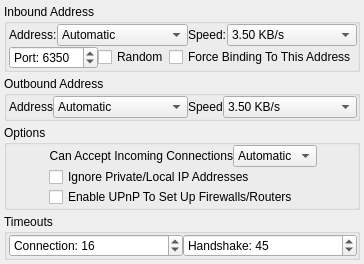
     <widget class="QWidget" name="pageConnection">
      <layout class="QGridLayout" name="gridLayout_54">
       <property name="margin">
        <number>4</number>
       </property>
       <property name="spacing">
        <number>4</number>
       </property>
       <item row="0" column="0">
        <widget class="QGroupBox" name="groupBoxInbound">
         <property name="maximumSize">
          <size>
           <width>16777215</width>
           <height>16777215</height>
          </size>
         </property>
         <property name="title">
          <string>Inbound Address</string>
         </property>
         <layout class="QGridLayout" name="gridLayout_19">
          <property name="leftMargin">
           <number>2</number>
          </property>
          <property name="topMargin">
           <number>0</number>
          </property>
          <property name="rightMargin">
           <number>0</number>
          </property>
          <property name="bottomMargin">
           <number>0</number>
          </property>
          <property name="spacing">
           <number>0</number>
          </property>
          <item row="0" column="0">
           <layout class="QGridLayout" name="gridLayout_17">
            <item row="0" column="0">
             <widget class="QLabel" name="labelInboundAddress">
              <property name="text">
               <string>Address:</string>
              </property>
              <property name="buddy">
               <cstring>comboBoxInboundAddress</cstring>
              </property>
             </widget>
            </item>
            <item row="0" column="1">
             <widget class="QComboBox" name="comboBoxInboundAddress">
              <property name="sizePolicy">
               <sizepolicy hsizetype="MinimumExpanding" vsizetype="Fixed">
                <horstretch>0</horstretch>
                <verstretch>0</verstretch>
               </sizepolicy>
              </property>
              <item>
               <property name="text">
                <string>Automatic</string>
               </property>
              </item>
             </widget>
            </item>
            <item row="0" column="2">
             <widget class="QLabel" name="labelInboundSpeed">
              <property name="text">
               <string>Speed:</string>
              </property>
              <property name="buddy">
               <cstring>comboBoxInboundSpeed</cstring>
              </property>
             </widget>
            </item>
            <item row="0" column="3">
             <widget class="QComboBox" name="comboBoxInboundSpeed">
              <property name="sizePolicy">
               <sizepolicy hsizetype="MinimumExpanding" vsizetype="Fixed">
                <horstretch>0</horstretch>
                <verstretch>0</verstretch>
               </sizepolicy>
              </property>
              <item>
               <property name="text">
                <string>3.50 KB/s</string>
               </property>
              </item>
              <item>
               <property name="text">
                <string>4.13 KB/s</string>
               </property>
              </item>
              <item>
               <property name="text">
                <string>7.00 KB/s</string>
               </property>
              </item>
              <item>
               <property name="text">
                <string>8.00 KB/s</string>
               </property>
              </item>
              <item>
               <property name="text">
                <string>16 KB/s</string>
               </property>
              </item>
              <item>
               <property name="text">
                <string>32 KB/s</string>
               </property>
              </item>
              <item>
               <property name="text">
                <string>48 KB/s</string>
               </property>
              </item>
              <item>
               <property name="text">
                <string>64 KB/s</string>
               </property>
              </item>
              <item>
               <property name="text">
                <string>80 KB/s</string>
               </property>
              </item>
              <item>
               <property name="text">
                <string>96 KB/s</string>
               </property>
              </item>
              <item>
               <property name="text">
                <string>128 KB/s</string>
               </property>
              </item>
              <item>
               <property name="text">
                <string>192 KB/s</string>
               </property>
              </item>
              <item>
               <property name="text">
                <string>193 KB/s</string>
               </property>
              </item>
              <item>
               <property name="text">
                <string>256 KB/s</string>
               </property>
              </item>
              <item>
               <property name="text">
                <string>384 KB/s</string>
               </property>
              </item>
              <item>
               <property name="text">
                <string>512 KB/s</string>
               </property>
              </item>
              <item>
               <property name="text">
                <string>640 KB/s</string>
               </property>
              </item>
              <item>
               <property name="text">
                <string>1.00 MB/s</string>
               </property>
              </item>
              <item>
               <property name="text">
                <string>1.25 MB/s</string>
               </property>
              </item>
              <item>
               <property name="text">
                <string>1.50 MB/s</string>
               </property>
              </item>
              <item>
               <property name="text">
                <string>3.00 MB/s</string>
               </property>
              </item>
              <item>
               <property name="text">
                <string>5.49 MB/s</string>
               </property>
              </item>
              <item>
               <property name="text">
                <string>12.50 MB/s</string>
               </property>
              </item>
              <item>
               <property name="text">
                <string>18.92 MB/s</string>
               </property>
              </item>
             </widget>
            </item>
           </layout>
          </item>
          <item row="1" column="0">
           <layout class="QGridLayout" name="gridLayout_18">
            <item row="0" column="0">
             <widget class="QSpinBox" name="spinBoxPantheraPort">
              <property name="sizePolicy">
               <sizepolicy hsizetype="MinimumExpanding" vsizetype="Fixed">
                <horstretch>0</horstretch>
                <verstretch>0</verstretch>
               </sizepolicy>
              </property>
              <property name="prefix">
               <string>Port: </string>
              </property>
              <property name="minimum">
               <number>1024</number>
              </property>
              <property name="maximum">
               <number>49151</number>
              </property>
              <property name="value">
               <number>6350</number>
              </property>
             </widget>
            </item>
            <item row="0" column="1">
             <widget class="QCheckBox" name="checkBoxRandomPort">
              <property name="text">
               <string>Random</string>
              </property>
             </widget>
            </item>
            <item row="0" column="2">
             <widget class="QCheckBox" name="checkBoxForceBindingPort">
              <property name="text">
               <string>Force Binding To This Address</string>
              </property>
             </widget>
            </item>
           </layout>
          </item>
         </layout>
        </widget>
       </item>
       <item row="1" column="0">
        <widget class="QGroupBox" name="groupBoxOutbound">
         <property name="maximumSize">
          <size>
           <width>16777215</width>
           <height>16777215</height>
          </size>
         </property>
         <property name="title">
          <string>Outbound Address</string>
         </property>
         <layout class="QGridLayout" name="gridLayout_48">
          <property name="leftMargin">
           <number>2</number>
          </property>
          <property name="topMargin">
           <number>0</number>
          </property>
          <property name="rightMargin">
           <number>0</number>
          </property>
          <property name="bottomMargin">
           <number>0</number>
          </property>
          <property name="spacing">
           <number>0</number>
          </property>
          <item row="0" column="0">
           <layout class="QGridLayout" name="gridLayout_20">
            <item row="0" column="0">
             <widget class="QLabel" name="labelOutboundAddress">
              <property name="text">
               <string>Address</string>
              </property>
              <property name="buddy">
               <cstring>comboBoxOutboundAddress</cstring>
              </property>
             </widget>
            </item>
            <item row="0" column="1">
             <widget class="QComboBox" name="comboBoxOutboundAddress">
              <property name="sizePolicy">
               <sizepolicy hsizetype="MinimumExpanding" vsizetype="Fixed">
                <horstretch>0</horstretch>
                <verstretch>0</verstretch>
               </sizepolicy>
              </property>
              <item>
               <property name="text">
                <string>Automatic</string>
               </property>
              </item>
             </widget>
            </item>
            <item row="0" column="2">
             <widget class="QLabel" name="labelOutboundSpeed">
              <property name="text">
               <string>Speed</string>
              </property>
              <property name="buddy">
               <cstring>comboBoxOutboundSpeed</cstring>
              </property>
             </widget>
            </item>
            <item row="0" column="3">
             <widget class="QComboBox" name="comboBoxOutboundSpeed">
              <property name="sizePolicy">
               <sizepolicy hsizetype="MinimumExpanding" vsizetype="Fixed">
                <horstretch>0</horstretch>
                <verstretch>0</verstretch>
               </sizepolicy>
              </property>
              <item>
               <property name="text">
                <string>3.50 KB/s</string>
               </property>
              </item>
              <item>
               <property name="text">
                <string>4.13 KB/s</string>
               </property>
              </item>
              <item>
               <property name="text">
                <string>7.00 KB/s</string>
               </property>
              </item>
              <item>
               <property name="text">
                <string>8.00 KB/s</string>
               </property>
              </item>
              <item>
               <property name="text">
                <string>16 KB/s</string>
               </property>
              </item>
              <item>
               <property name="text">
                <string>32 KB/s</string>
               </property>
              </item>
              <item>
               <property name="text">
                <string>48 KB/s</string>
               </property>
              </item>
              <item>
               <property name="text">
                <string>64 KB/s</string>
               </property>
              </item>
              <item>
               <property name="text">
                <string>80 KB/s</string>
               </property>
              </item>
              <item>
               <property name="text">
                <string>96 KB/s</string>
               </property>
              </item>
              <item>
               <property name="text">
                <string>128 KB/s</string>
               </property>
              </item>
              <item>
               <property name="text">
                <string>192 KB/s</string>
               </property>
              </item>
              <item>
               <property name="text">
                <string>193 KB/s</string>
               </property>
              </item>
              <item>
               <property name="text">
                <string>256 KB/s</string>
               </property>
              </item>
              <item>
               <property name="text">
                <string>384 KB/s</string>
               </property>
              </item>
              <item>
               <property name="text">
                <string>512 KB/s</string>
               </property>
              </item>
              <item>
               <property name="text">
                <string>640 KB/s</string>
               </property>
              </item>
              <item>
               <property name="text">
                <string>1.00 MB/s</string>
               </property>
              </item>
              <item>
               <property name="text">
                <string>1.25 MB/s</string>
               </property>
              </item>
              <item>
               <property name="text">
                <string>1.50 MB/s</string>
               </property>
              </item>
              <item>
               <property name="text">
                <string>3.00 MB/s</string>
               </property>
              </item>
              <item>
               <property name="text">
                <string>5.49 MB/s</string>
               </property>
              </item>
              <item>
               <property name="text">
                <string>12.50 MB/s</string>
               </property>
              </item>
              <item>
               <property name="text">
                <string>18.92 MB/s</string>
               </property>
              </item>
             </widget>
            </item>
           </layout>
          </item>
         </layout>
        </widget>
       </item>
       <item row="2" column="0">
        <widget class="QGroupBox" name="groupBoxConnectionOptions">
         <property name="maximumSize">
          <size>
           <width>16777215</width>
           <height>16777215</height>
          </size>
         </property>
         <property name="title">
          <string>Options</string>
         </property>
         <layout class="QGridLayout" name="gridLayout_51">
          <property name="leftMargin">
           <number>2</number>
          </property>
          <property name="topMargin">
           <number>0</number>
          </property>
          <property name="rightMargin">
           <number>0</number>
          </property>
          <property name="bottomMargin">
           <number>0</number>
          </property>
          <property name="spacing">
           <number>0</number>
          </property>
          <item row="0" column="0">
           <layout class="QGridLayout" name="gridLayout_50">
            <item row="0" column="1">
             <widget class="QLabel" name="labelAcceptIncoming">
              <property name="text">
               <string>Can Accept Incoming Connections</string>
              </property>
              <property name="alignment">
               <set>Qt::AlignRight|Qt::AlignTrailing|Qt::AlignVCenter</set>
              </property>
              <property name="buddy">
               <cstring>comboBoxAcceptIncoming</cstring>
              </property>
             </widget>
            </item>
            <item row="2" column="1" colspan="2">
             <widget class="QCheckBox" name="checkBoxEnableUPnP">
              <property name="text">
               <string>Enable UPnP To Set Up Firewalls/Routers</string>
              </property>
             </widget>
            </item>
            <item row="1" column="1" colspan="2">
             <widget class="QCheckBox" name="checkBoxIgnoreLocalIP">
              <property name="text">
               <string>Ignore Private/Local IP Addresses</string>
              </property>
             </widget>
            </item>
            <item row="0" column="2">
             <widget class="QComboBox" name="comboBoxAcceptIncoming">
              <item>
               <property name="text">
                <string>Automatic</string>
               </property>
              </item>
              <item>
               <property name="text">
                <string>No</string>
               </property>
              </item>
              <item>
               <property name="text">
                <string>Yes</string>
               </property>
              </item>
             </widget>
            </item>
            <item row="0" column="0">
             <spacer name="horizontalSpacer_4">
              <property name="orientation">
               <enum>Qt::Horizontal</enum>
              </property>
              <property name="sizeHint" stdset="0">
               <size>
                <width>40</width>
                <height>20</height>
               </size>
              </property>
             </spacer>
            </item>
            <item row="0" column="3">
             <spacer name="horizontalSpacer_5">
              <property name="orientation">
               <enum>Qt::Horizontal</enum>
              </property>
              <property name="sizeHint" stdset="0">
               <size>
                <width>40</width>
                <height>20</height>
               </size>
              </property>
             </spacer>
            </item>
           </layout>
          </item>
         </layout>
        </widget>
       </item>
       <item row="3" column="0">
        <widget class="QGroupBox" name="groupBoxConnectionTimeouts">
         <property name="title">
          <string>Timeouts</string>
         </property>
         <layout class="QGridLayout" name="gridLayout_53">
          <property name="leftMargin">
           <number>2</number>
          </property>
          <property name="topMargin">
           <number>0</number>
          </property>
          <property name="rightMargin">
           <number>0</number>
          </property>
          <property name="bottomMargin">
           <number>0</number>
          </property>
          <property name="spacing">
           <number>0</number>
          </property>
          <item row="0" column="0">
           <layout class="QGridLayout" name="gridLayout_52">
            <item row="0" column="0">
             <widget class="QSpinBox" name="spinBoxConnectionTimeout">
              <property name="prefix">
               <string>Connection: </string>
              </property>
              <property name="minimum">
               <number>1</number>
              </property>
              <property name="maximum">
               <number>480</number>
              </property>
              <property name="value">
               <number>16</number>
              </property>
             </widget>
            </item>
            <item row="0" column="1">
             <widget class="QSpinBox" name="spinBoxHandshakeTimeout">
              <property name="prefix">
               <string>Handshake: </string>
              </property>
              <property name="minimum">
               <number>1</number>
              </property>
              <property name="maximum">
               <number>480</number>
              </property>
              <property name="value">
               <number>45</number>
              </property>
             </widget>
            </item>
           </layout>
          </item>
         </layout>
        </widget>
       </item>
      </layout>
     </widget>
